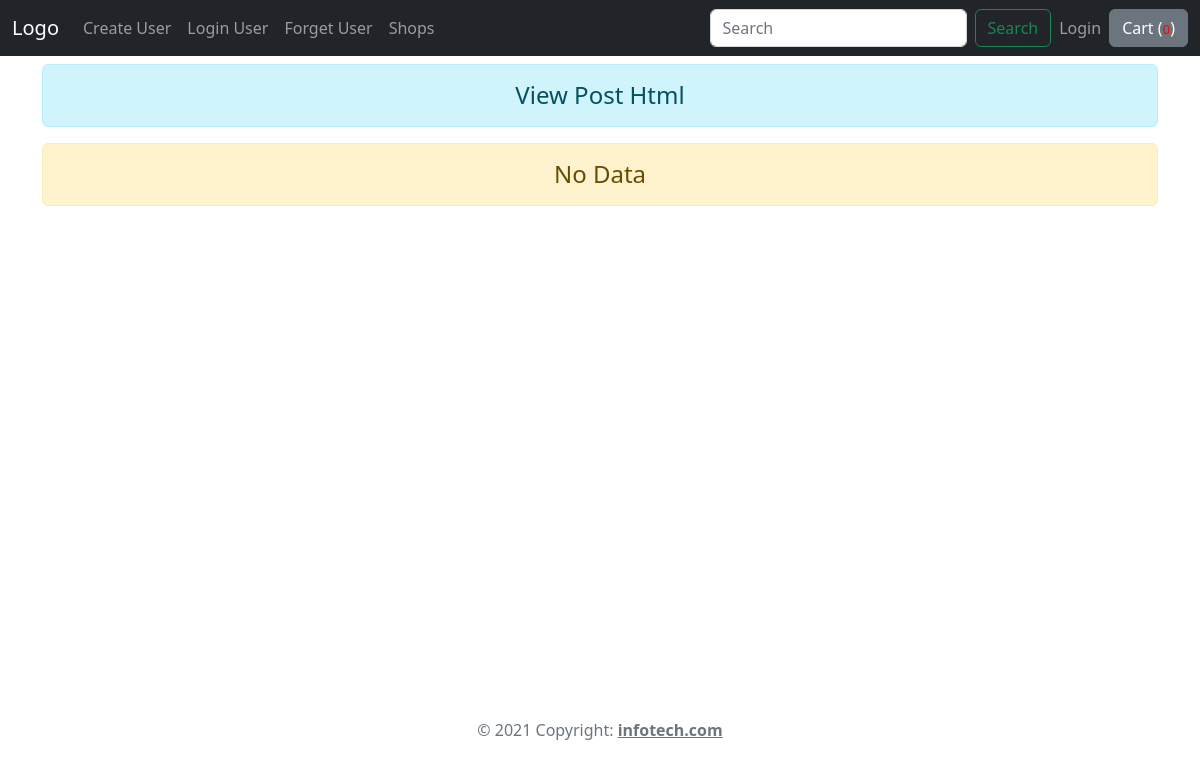
Page /post/ on the earlier database version.
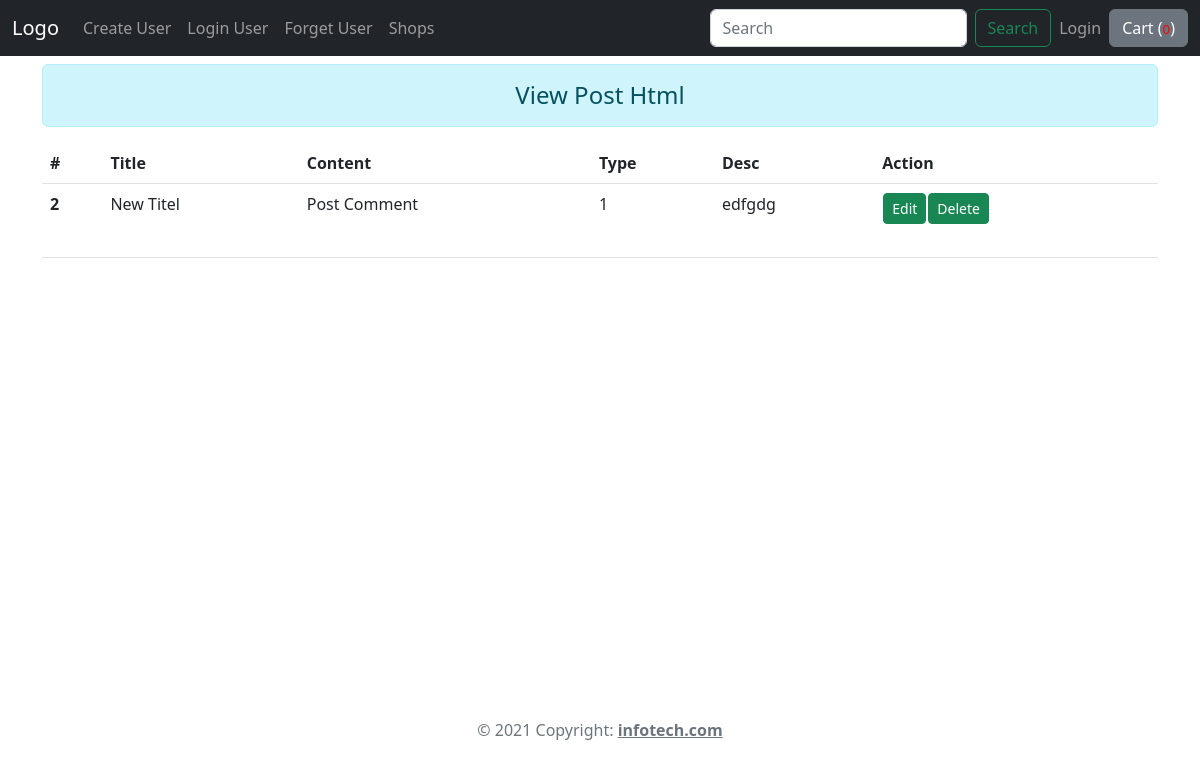
Same page on the later database version.
### Post/models.py (models this page shows, shortened)
class Post(models.Model):
    post_title                              =   models.CharField(max_length=100)
    post_content                            =   models.CharField(max_length=200)
    post_type                               =   models.IntegerField(choices=POST_TYPE)
    post_datetime                           =   models.DateTimeField(auto_now_add=True)
    post_status                             =   models.IntegerField(choices=POST_STATUS)
    post_additionalContext                  =   models.CharField(max_length=200)

### Post/views.py (the view)
# urls.py: path('', vw_ViewPost, name='viewPost'),
def vw_ViewPost(request):
        allPost = Post.objects.all()
        return render(request, 'Post/view_post.html', {'Posts': allPost})

### Templates/Post/view_post.html (shortened to what this page needs)
{% extends 'Base.html' %}
{% block content%}
<div class="container-fluid my-2">
    <div class="container" >
        <div class="row">
            <div class="container-box">
                <h4 class="text-center alert alert-info">View Post Html</h4>
                {% if Posts %}
                    <div class="bd-example">
                        <table class="table table-hover">
                            <thead>
                        <tr>
                            <th scope="col">#</th>
                            <th scope="col">Title</th>
                            <th scope="col">Content</th>
                            <th scope="col">Type</th>
                            <th scope="col">Desc</th>
                            <th scope="col">Action</th>
                        </tr>
                        </thead>
                        <tbody>
                            {% for post in Posts %}
                            <tr>
                                <th scope="row">{{post.id}}</th>
                                <td>{{post.post_title}}</td>
                                <td>{{post.post_content}}</td>
                                <td>{{post.post_type}}</td>
                                <td>{{post.post_additionalContext}}</td>
                                <td><div class="btn-group-vertical">
                                    <table>
                                        <tr>
                                            <td><form action="#" method="POST" class="d-inline">
                                            <input type="submit" class="btn btn-success btn-sm" value="Edit"/>
                                            </form></td>
                                            <td><form action="{% url 'deletePost' post.id %}" method="POST" class="d-inline">
                                                <input type="submit" class="btn btn-success btn-sm" value="Delete"/>
                                            </form></td>
                                        </tr>
                                    </table>
                                    <br/>
                                </div>
                                </td>
                            </tr>
                            {% endfor %}
                        </tbody>
                        </table>
                    </div>
                {% else %}
                    <h4 class="text-center alert alert-warning">No Data</h4>
                {% endif %}
            </div>
        </div>
    </div>
</div>
{% endblock content%}

### Templates/Base.html (shortened to what this page needs)
<!DOCTYPE html>
{% load static %}
<html>
    {% include 'Header.html'%}
    <body>
      <div id="wrap" class="row">
        <div class="">
          <div id="main" class="col-sm-10 main w-100">
              {% block content %}
              {% endblock content %}
          </div>
        </div>
      </div>
        {% include 'Footer.html'%}
      </body>
</html>

### Templates/Header.html (shortened to what this page needs)
{% load static %}
<head>
  <link href="https://cdn.jsdelivr.net/npm/bootstrap@5.2.3/dist/css/bootstrap.min.css" rel="stylesheet">
</head>
  <nav class="navbar navbar-expand-lg navbar-dark bg-dark">
    <div class="container-fluid">
      <a class="navbar-brand" href="#">Logo</a>
      <div class="collapse navbar-collapse" id="navbarSupportedContent">
        <ul class="navbar-nav me-auto mb-2 mb-lg-0">
            {% if not request.user.is_authenticated %}
            <li class="nav-item"><a class="nav-link" href="/user/create/">Create User</a></li>
            <li class="nav-item"><a class="nav-link" href="/user/login/">Login User</a></li>
            <li class="nav-item"><a class="nav-link" href="/user/forget/">Forget User</a></li>
            <li class="nav-item"><a class="nav-link" href="/shops/">Shops</a></li>
            {% endif  %}
            <li class="nav-item"><a class="nav-link" href="#"> </a></li>
        </ul>
        <form class="d-flex" role="search" action="{% url 'Search'%}"  method="get">
          <input class="form-control me-2" type="search" id="product" name="product" value="" placeholder="Search" aria-label="Search">
          <button class="btn btn-outline-success" type="submit">Search</button>
        </form>
        <ul class=" nav navbar-nav navbar-right">
          {% if not request.user.is_authenticated %}
            <li class="nav-item"><a class="nav-link" href="{% url 'login'%}"> Login</a></li>
          {% endif %}
        </ul>
        <ul class=" nav navbar-nav navbar-right">
          <button type="button" class="btn btn-secondary" id="popcart"
        data-bs-toggle="popover" data-bs-placement="bottom"
        data-bs-custom-class="custom-popover"
        data-bs-title="My Cart"
        data-bs-html="true"
        data-bs-sanitize=false
        data-bs-content="No Items in your cart!!">
        Cart (<span id="cart" class="cart-summary" >0</span>)
        </button>
      </ul>
      </div>
    </div>
  </nav>

### Templates/Footer.html (shortened to what this page needs)
{% load static %}
<footer class="text-center text-lg-start text-muted">
  <div class="text-center p-1">
    © 2021 Copyright:
    <a class="text-reset fw-bold" href="#">infotech.com</a>
  </div>
</footer>

### Templates/Base.html (style rules this page uses)
.main { overflow-y: auto; overflow-x:auto; }
body { padding: 0px; margin: 0px; }
.cart-summary { color: red; font-size: smaller; }
html, body { height: 93%; }
#wrap { min-height: 93%; }
#main { overflow:auto; padding-bottom:150px; }

### Templates/Header.html (style rules this page uses)
.navbar { margin-bottom: 0; border-radius: 0; }
footer { padding: 15px; }

Differences in the rows shown:
added Post: id "2", post_title "New Titel", post_content "Post Comment", post_type "1", post_additionalContext "edfgdg"
Other differences:
text no longer shown: "No Data"
text now shown: "# Title Content Type Desc Action"
